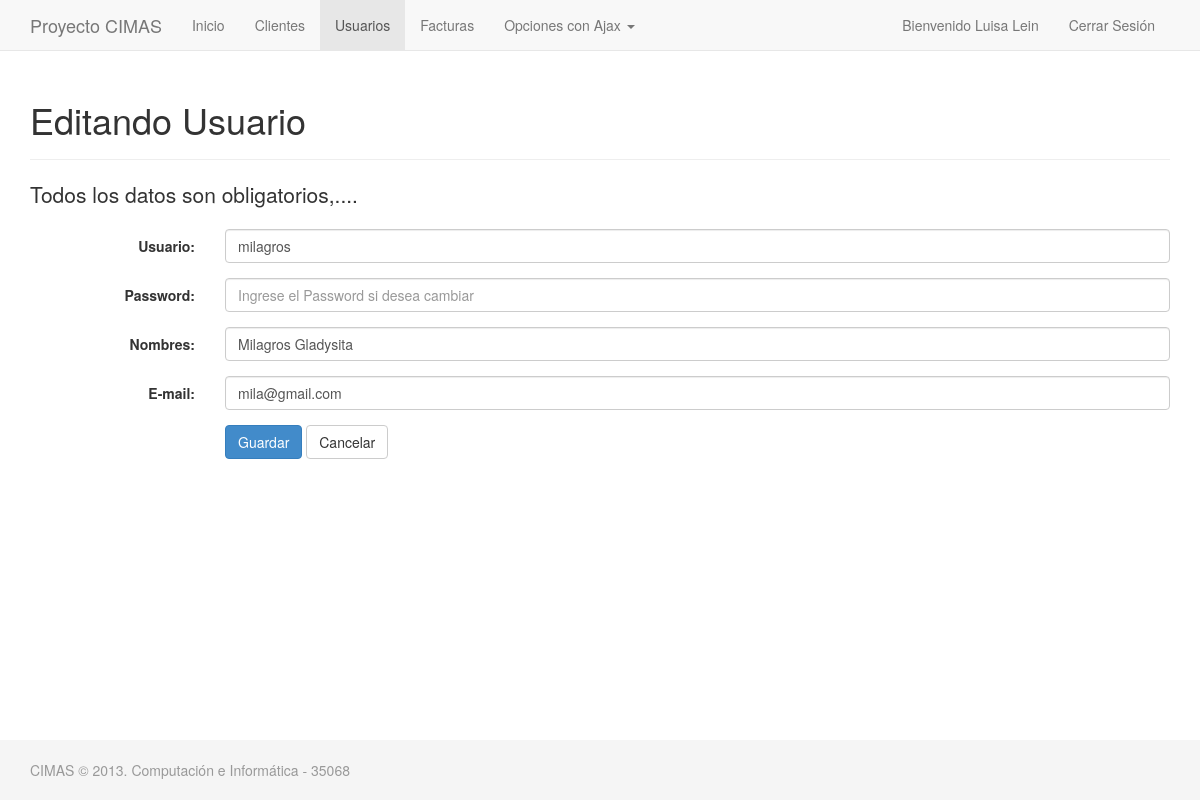
The app's page /usuario/edit.php?id=4 (signed in) with its own data.
### tables this page shows
CREATE TABLE `usuario` (
  `id` int(11) NOT NULL AUTO_INCREMENT,
  `usuario` varchar(50) NOT NULL,
  `password` varchar(50) NOT NULL,
  `nombres` varchar(150) NOT NULL,
  `correo` varchar(150) NOT NULL,
  PRIMARY KEY (`id`)
);

### include/Usuario.php (called while the page is built, shortened)
<?php
class Usuario extends DB
{
	public function getUsuarioById($id)
	{
		$link = $this->getConnection();
		$res = $link->prepare('SELECT * FROM usuario WHERE id = ?');
		$res->execute(array($id));
		$rows = $res->fetchAll();
		if(count($rows) > 0)
			return $rows[0];
		else
			return false;
	}
}

### usuario/edit.php (the view, shortened to what this page needs)
<?php
require_once '../login.php';
require_once '../include/Usuario.php';
if(isset($_GET['id']) && !empty($_GET['id'])) {
	$idUsuario = (int)$_GET['id'];
	$objectoUsu = new Usuario();
	$usuario = $objectoUsu->getUsuarioById($idUsuario);
}
else {
	header("Location: index.php");
	exit;
}
?>
<!DOCTYPE html>
<html lang="en">
  <head>
    <link href="../css/bootstrap.css" rel="stylesheet">
    <link href="../css/sticky-footer-navbar.css" rel="stylesheet">
	<link href="../css/usuario.css" rel="stylesheet">
  </head>
  <body>
    <div id="wrap">
      <?php include '../header.php';?>
      <div class="container">
        <div class="page-header">
          <h1>Editando Usuario</h1>
        </div>
        <p class="lead">Todos los datos son obligatorios,....</p>
		<form action="edit.php?id=<?php echo $idUsuario;?>" class="form-horizontal" method="post" role="form">
				<div class="form-group">
					<label for="usu" class="col-lg-2 control-label">Usuario: </label>
					<div class="col-lg-10">
						<input type="text"  class='form-control' placeholder="Nombre del usuario" name="usu" id="usu" value="<?php echo $usuario['usuario'];?>"/>
					</div>
				</div>
				<div class="form-group">
					<label for="pass" class="col-lg-2 control-label">Password: </label>
					<div class="col-lg-10">
						<input type="password" class='form-control' name="pass" id="pass" value=""  placeholder="Ingrese el Password si desea cambiar"/>
					</div>
				</div>
				<div class="form-group">
					<label for="nom" class="col-lg-2 control-label">Nombres: </label>
					<div class="col-lg-10">
						<input type="text" class='form-control' name="nom" id="nom" value="<?php echo $usuario['nombres'];?>" placeholder="Ingrese los Nombres Completos"/>
					</div>
				</div>
				<div class="form-group">
					<label for="email" class="col-lg-2 control-label">E-mail: </label>
					<div class="col-lg-10">
						<input type="text" class='form-control' name="email" id="email" value="<?php echo $usuario['correo'];?>" placeholder="Ingrese el Correo Electrónico"/>
					</div>
				</div>
				<div class="form-group">
					<div class="col-lg-offset-2 col-lg-10">
						<button type="submit" class='btn btn-primary'>Guardar</button>
						<button type="button" class='btn btn-default' onclick="location.href='index.php';">Cancelar</button>
					</div>
				</div>
		</form>
		</div>
	</div>
	<?php include '../footer.php';?>
  </body>
</html>

### css/sticky-footer-navbar.css (style rules this page uses)
html, body { height: 100%; }
#wrap { min-height: 100%; height: auto !important; height: 100%; margin: 0 auto -60px; padding: 0 0 60px; }
#wrap > .container { padding: 60px 15px 0; }

### records on screen
usuario: usu "milagros", nom "Milagros Gladysita", email "mila@gmail.com"

### other values on screen
$_SESSION['nick'] "Luisa Lein"
